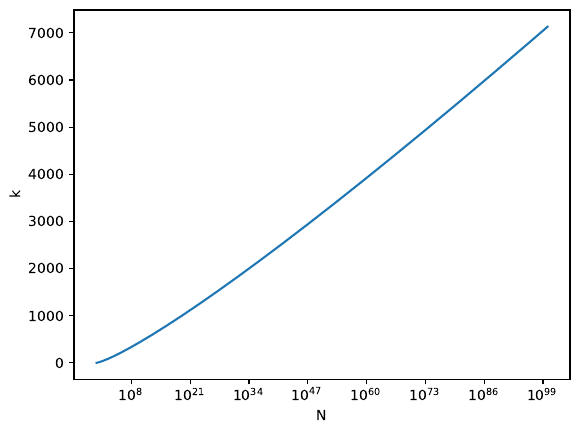

Write Python code to recreate this figure.
import matplotlib.pyplot as plt
import numpy as np

x = 10 ** np.linspace(np.log10(2), 100, 1000000)

def k(n):
    return np.log2(n) * np.log2(1 - 2**(- 1. / np.log2(n))) / np.log2(0.75)


plt.plot(x, k(x), label='k')
plt.ylabel('k')
plt.xlabel('N')
plt.xscale('log')
plt.savefig('p1a.pdf', bbox_inches='tight')
